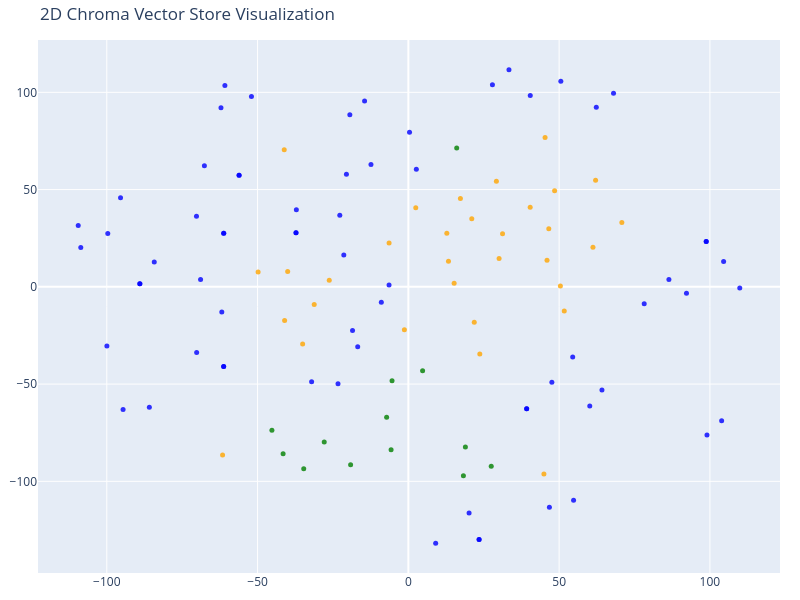

The cell this chart's notebook holds for it:
### Code cell
# ¡A los humanos nos resulta más fácil visualizar las cosas en 2D!
# Reduce la dimensionalidad de los vectores a 2D utilizando t-SNE
# (incrustación estocástica de vecinos con distribución t)

tsne = TSNE(n_components=2, random_state=42)
reduced_vectors = tsne.fit_transform(vectors)

# Create the 2D scatter plot
fig = go.Figure(data=[go.Scatter(
    x=reduced_vectors[:, 0],
    y=reduced_vectors[:, 1],
    mode='markers',
    marker=dict(size=5, color=colors, opacity=0.8),
    text=[f"Type: {t}<br>Text: {d[:100]}..." for t, d in zip(doc_types, documents)],
    hoverinfo='text'
)])

fig.update_layout(title='2D Chroma Vector Store Visualization',
    scene=dict(xaxis_title='x',yaxis_title='y'),
    width=800,
    height=600,
    margin=dict(r=20, b=10, l=10, t=40)
)

fig.show()

### Figure 1 — Plotly figure (JSON) as saved in the notebook; plotly's stock layout.template omitted (floating-point values rounded to 4 significant figures)
{"data": [{"hoverinfo": "text", "marker": {"color": ["orange", "orange", "orange", "orange", "orange", "orange", "orange", "orange", "orange", "orange", "orange", "orange", "orange", "orange", "orange", "orange", "orange", "orange", "orange", "orange", "orange", "orange", "orange", "orange", "orange", "orange", "orange", "orange", "orange", "orange", "orange", "orange", "green", "green", "green", "green", "green", "green", "green", "green", "green", "green", "green", "green", "green", "blue", "blue", "blue", "blue", "blue", "blue", "blue", "blue", "blue", "blue", "blue", "blue", "blue", "blue", "blue", "blue", "blue", "blue", "blue", "blue", "blue", "blue", "blue", "blue", "blue", "blue", "blue", "blue", "blue", "blue", "blue", "blue", "blue", "blue", "blue", "blue", "blue", "blue", "blue", "blue", "blue", "blue", "blue", "blue", "blue", "blue", "blue", "blue", "blue", "blue", "blue", "blue", "blue", "blue", "blue", "blue", "blue", "blue", "blue", "blue", "blue", "blue", "blue", "blue", "blue", "blue", "blue", "blue"], "opacity": 0.8, "size": 5}, "mode": "markers", "text": ["Type: compañia<br>Text: # Empleo en AgroLLM\n\n## ¿Por qué unirte a AgroLLM?\n\nEn AgroLLM no solo desarrollamos software: estam...", "Type: compañia<br>Text: Tras alcanzar un pico de 200 empleados en 2020 con presencia en todo el archipiélago, realizamos una...", "Type: compañia<br>Text: ### Nuestra Cultura\n\nVivimos bajo nuestros valores fundamentales cada día:\n\n- **Innovación en el Cam...", "Type: compañia<br>Text: ### Qué Ofrecemos\n\n- Salario competitivo en el sector tecnológico español con posibilidad de incenti...", "Type: compañia<br>Text: ## Oportunidades Actuales\n\n### Ingeniería y Sistemas de IA\n\n**Ingeniero/a Senior Full Stack (Django ...", "Type: compañia<br>Text: **Ingeniero/a de Software Backend (Especialista en RAG / LangChain)** - Santa Cruz de Tenerife / Las...", "Type: compañia<br>Text: **Ingeniero/a DevOps / Cloud SRE** - Santa Cruz de Tenerife / Remoto\n\n- Gestionar nuestra infraestru...", "Type: compañia<br>Text: **Ingeniero/a de Datos (Data Engineer)** - Las Palmas de Gran Canaria / Remoto\n\n- Diseñar y automati...", "Type: compañia<br>Text: ### Producto y Éxito del Cliente\n\n**Product Manager (AgTech SaaS)** - Santa Cruz de Tenerife / Remot...", "Type: compañia<br>Text: **Key Account Manager / Desarrollo de Negocio B2B** - Las Palmas de Gran Canaria / Arrecife (Lanzaro...", "Type: compañia<br>Text: ## Cómo inscribirse\n\nVisita nuestro portal de empleo en [careers.agrollm.com](https://www.google.com...", "Type: compañia<br>Text: # Cultura de AgroLLM\n\n## Declaración de Visión\n\nRevolucionar el sector agropecuario mediante tecnolo...", "Type: compañia<br>Text: ## Valores Fundamentales\n\n### Innovación en el Campo (Innovation First)\n\nDesafiamos los métodos trad...", "Type: compañia<br>Text: ### Transparencia y Rigor Técnico\n\nOperamos bajo el principio de la máxima fiabilidad en la informac...", "Type: compañia<br>Text: ## Propuesta de Valor para el Empleado (EVP)\n\n**Construye el futuro del AgTech con un equipo técnico...", "Type: compañia<br>Text: - **Impacto de Alto Valor**: Tu código y tus modelos de datos moldearán productos que optimizan 32 g...", "Type: compañia<br>Text: - **Compensación Competitiva**: Salario líder en el sector tecnológico español, posibilidad de incen...", "Type: compañia<br>Text: # Descripción General de AgroLLM\n\nAgroLLM es una firma innovadora de tecnología agrícola (AgTech) qu...", "Type: compañia<br>Text: ### Módulos Técnicos y de Campo\n\n- **FitoLLM (Sanidad Vegetal)**: módulo basado en visión por comput...", "Type: compañia<br>Text: ### Módulos Económicos y de Infraestructura\n\n- **MercaLLM (Marketplace Agrícola)**: mercado digital ...", "Type: compañia<br>Text: ## Escala e Impacto\n\nA pesar de contar con un equipo compacto, AgroLLM ha consolidado un portafolio ...", "Type: compañia<br>Text: ## Desglose del Portafolio de Clientes\n\nLos 32 contratos activos de AgroLLM abarcan todo el espectro...", "Type: compañia<br>Text: - **Gestión de Precios y Mercados (PrecioLLM)**: 7 contratos comerciales con federaciones de exporta...", "Type: compañia<br>Text: - **Especialización en Fruta Subtropical (FrutaLLM)**: 3 contratos con las mayores organizaciones de...", "Type: compañia<br>Text: # Sobre AgroLLM\n\nAgroLLM fue fundada por Samuel Lorenzo en 2020 como una startup de tecnología agríc...", "Type: compañia<br>Text: Para el año 2026, AgroLLM había alcanzado un pico de 200 empleados con 12 oficinas distribuidas por ...", "Type: compañia<br>Text: Sin embargo, la complejidad operativa de mantener tantas sedes físicas y el desafío de la alfabetiza...", "Type: compañia<br>Text: en Santa Cruz de Tenerife, junto con pequeñas oficinas satélite en mercados clave y zonas de medianí...", "Type: compañia<br>Text: ## Ecosistema Actual de 8 Plataformas\n\nDesde la reestructuración, AgroLLM continuó innovando, expand...", "Type: compañia<br>Text: - **PrecioLLM (Mercados y Costes)**: Un sistema que procesa los boletines semanales de precios en or...", "Type: compañia<br>Text: - **AguaLLM (Gestión Hídrica)**: Una plataforma de optimización hídrica para calcular la necesidad d...", "Type: compañia<br>Text: La técnica de sus nuevos módulos de Inteligencia Artificial, AgroLLM consiguió dar servicio desde el...", "Type: empleados<br>Text: # Alejandro Castro\n\n## Resumen\n\n-   **Fecha de nacimiento:** 24 de junio de 1981\n-   **Puesto:** Ing...", "Type: empleados<br>Text: ## Progresión de carrera en la Cooperativa\n\n-  **Marzo 2012 - Presente:** Director Técnico de Campo....", "Type: empleados<br>Text: ## Historial de rendimiento anual\n\n-   **2023:** Calificación: 4.8/5. Excelente integración con el e...", "Type: empleados<br>Text: # Alejandro Herrera\n\n## Resumen\n\n-   **Fecha de nacimiento:** 11 de noviembre de 1988\n-   **Puesto:*...", "Type: empleados<br>Text: ## Progresión de carrera en la Cooperativa\n\n-   **Septiembre 2018 - Presente:** Responsable de Contr...", "Type: empleados<br>Text: # Alejandro Toledo\n\n## Resumen\n\n-   **Fecha de nacimiento:** 3 de mayo de 1985\n-   **Puesto:** Direc...", "Type: empleados<br>Text: ## Historial de rendimiento anual\n\n-   **2023:** Calificación: 4.9/5. Logró recuperar el 100% de los...", "Type: empleados<br>Text: # Alicia Lancaster\n## Resumen\n\n-   **Fecha de nacimiento:** 14 de marzo de 1994\n-   **Puesto:** Gest...", "Type: empleados<br>Text: ## Historial de rendimiento anual\n\n-  **2023:** Calificación: 4.6/5. Redujo los tiempos de procesami...", "Type: empleados<br>Text: # Jose Arcadio Lorenzo\n\n## Resumen\n\n-   **Fecha de nacimiento:** 8 de mayo de 1781\n-   **Condición:*...", "Type: empleados<br>Text: ## Perfil y Explotación Agrícola\n\n-   **Variedad de Cultivo:** Plátano de Canarias (principalmente c...", "Type: empleados<br>Text: ## Historial de Entregas y Rendimiento (Campañas Recientes)\n\n-   **Campaña 2023:** - **Volumen Total...", "Type: empleados<br>Text: ## Notas de Interacción y Gestión Digital\n\n-   **Nivel de Adopción Tecnológica:** Medio-Alto. Utiliz...", "Type: productos<br>Text: # AguaLLM\n\n## Resumen de la plataforma\n\nAguaLLM es la plataforma de gestión hídrica y optimización ...", "Type: productos<br>Text: ## Características principales\n\n### 1. Calculadora inteligente de evapotranspiración (ETc)\n\nUn motor...", "Type: productos<br>Text: ### 3. Módulo de gestión de suelos volcánicos y \"picón\"\n\nUn sistema de recomendación adaptado a las ...", "Type: productos<br>Text: ### 5. Optimización de redes de riego por goteo y aspersión\n\nManuales técnicos y esquemas de ingenie...", "Type: productos<br>Text: ### 7. Integración con el cuaderno de campo digital (SIEX)\n\nConexión directa con la normativa del cu...", "Type: productos<br>Text: ### 9. Simulador de eficiencia energética en bombeos\n\nHerramienta analítica que evalúa los costes el...", "Type: productos<br>Text: - **Plan Heredamiento / Comunidad Local:** 6.000 €/mes para comunidades de regantes tradicionales u ...", "Type: productos<br>Text: ## Hoja de ruta de desarrollo (roadmap)\n\nLa hoja de ruta tecnológica de AguaLLM contempla los siguie...", "Type: productos<br>Text: - **Q2 2025:** lanzamiento de AguaLLM versión 1.0 con el motor RAG core para consultas regulatorias ...", "Type: productos<br>Text: - **Q4 2027:** adaptación y expansión de la plataforma a cuencas hidrográficas de la península ibéri...", "Type: productos<br>Text: > AguaLLM transforma la gestión del agua de un desafío diario de supervivencia a una ciencia exacta,...", "Type: productos<br>Text: # PrecioLLM\n\n## Resumen de la plataforma\n\n**PrecioLLM** es la plataforma de análisis económico y ges...", "Type: productos<br>Text: ## Características principales\n\n### 1. Motor de ingesta multimodal de boletines de precios\n\nUna avan...", "Type: productos<br>Text: ### 3. Módulo de análisis de costes de insumos (fertilizantes y energía)\n\nCapacidades especializadas...", "Type: productos<br>Text: ### 5. Evaluación de explotaciones de cultivo subtropical (aguacate y plátano)\n\nModelos avanzados de...", "Type: productos<br>Text: ### 7. Cuadro de mando de gestión del margen comercial (cooperativas)\n\nMétricas avanzadas a nivel de...", "Type: productos<br>Text: ### 9. Integración con el módulo de subvenciones (PoseiLLM / PAC)\n\nConexión directa con el asistente...", "Type: productos<br>Text: - **Plan Cooperativa Local:** 6.000 €/mes para cooperativas agrícolas regionales u Oficinas de Exten...", "Type: productos<br>Text: *Todos los planes incluyen los servicios iniciales de despliegue, la indexación de los históricos de...", "Type: productos<br>Text: - **Q2 2025:** lanzamiento de PrecioLLM v1.0 con el motor RAG core para consulta de boletines de pre...", "Type: productos<br>Text: - **Q4 2027:** expansión del producto al mercado peninsular español e internacionalización del softw...", "Type: productos<br>Text: > PrecioLLM dota a los técnicos y gestores del sector primario de la capacidad de defender el valor ...", "Type: productos<br>Text: # PrecioLLM\n\n## Resumen de la plataforma\n\n**PrecioLLM** es la plataforma de análisis económico y ges...", "Type: productos<br>Text: ## Características principales\n\n### 1. Motor de ingesta multimodal de boletines de precios\n\nUna avan...", "Type: productos<br>Text: ### 3. Módulo de análisis de costes de insumos (fertilizantes y energía)\n\nCapacidades especializadas...", "Type: productos<br>Text: ### 5. Evaluación de explotaciones de cultivo subtropical (aguacate y plátano)\n\nModelos avanzados de...", "Type: productos<br>Text: ### 7. Cuadro de mando de gestión del margen comercial (cooperativas)\n\nMétricas avanzadas a nivel de...", "Type: productos<br>Text: ### 9. Integración con el módulo de subvenciones (PoseiLLM / PAC)\n\nConexión directa con el asistente...", "Type: productos<br>Text: - **Plan Cooperativa Local:** 6.000 €/mes para cooperativas agrícolas regionales u Oficinas de Exten...", "Type: productos<br>Text: *Todos los planes incluyen los servicios iniciales de despliegue, la indexación de los históricos de...", "Type: productos<br>Text: - **Q2 2025:** lanzamiento de PrecioLLM v1.0 con el motor RAG core para consulta de boletines de pre...", "Type: productos<br>Text: - **Q4 2027:** expansión del producto al mercado peninsular español e internacionalización del softw...", "Type: productos<br>Text: > PrecioLLM dota a los técnicos y gestores del sector primario de la capacidad de defender el valor ...", "Type: productos<br>Text: # PoseiLLM\n\n## Resumen de la plataforma...", "Type: productos<br>Text: PoseiLLM es la plataforma de inteligencia jurídica y gestión de subvenciones de nivel empresarial de...", "Type: productos<br>Text: ## Características principales\n\n### 1. Motor RAG normativo avanzado (PAC y POSEI)\n\nUn sistema de rec...", "Type: productos<br>Text: ### 3. Trazabilidad estricta y citación automática de fuentes\n\nPara garantizar la seguridad jurídica...", "Type: productos<br>Text: ### 5. Intérprete multimodal de formularios y fichas catastrales (SIGPAC)\n\nCapacidades de visión por...", "Type: productos<br>Text: ### 7. Optimizador de expedientes y alertas de concurrencia\n\nCuadro de mando analítico para gestoría...", "Type: productos<br>Text: ### 9. Simulador de impacto financiero de modificaciones de cultivo\n\nUn motor de simulación para que...", "Type: productos<br>Text: - **Plan Oficina Rural / Asesoría:** 6.000 €/mes para gestorías agrarias, cooperativas locales u Ofi...", "Type: productos<br>Text: - **Plan Institucional / Gran Consorcio:** precio personalizado bajo cotización para consejos insula...", "Type: productos<br>Text: *Todos los planes contemplan los servicios iniciales de configuración, la pre-carga e indexación de ...", "Type: productos<br>Text: - **Q2 2025:** lanzamiento de PoseiLLM versión 1.0 con el motor RAG core de texto para consultas de ...", "Type: productos<br>Text: - **Q4 2027:** expansión del producto para dar cobertura completa a los regímenes POSEI del resto de...", "Type: productos<br>Text: > PoseiLLM transforma la compleja y farragosa burocracia comunitaria en una herramienta clara, rápid...", "Type: productos<br>Text: # PrecioLLM\n\n## Resumen de la plataforma...", "Type: productos<br>Text: PrecioLLM es la plataforma de análisis económico y gestión de mercados de nivel empresarial de AgroL...", "Type: productos<br>Text: ## Características principales\n\n### 1. Motor de ingesta multimodal de boletines de precios\n\nUna avan...", "Type: productos<br>Text: ### 3. Módulo de análisis de costes de insumos (fertilizantes y energía)\n\nCapacidades especializadas...", "Type: productos<br>Text: ### 5. Evaluación de explotaciones de cultivo subtropical (aguacate y plátano)\n\nModelos avanzados de...", "Type: productos<br>Text: ### 7. Cuadro de mando de gestión del margen comercial (cooperativas)\n\nMétricas avanzadas a nivel de...", "Type: productos<br>Text: ### 9. Integración con el módulo de subvenciones (PoseiLLM / PAC)\n\nConexión directa con el asistente...", "Type: productos<br>Text: - **Plan Cooperativa Local:** 6.000 €/mes para cooperativas agrícolas regionales u Oficinas de Exten...", "Type: productos<br>Text: *Todos los planes incluyen los servicios iniciales de despliegue, la indexación de los históricos de...", "Type: productos<br>Text: - **Q2 2025:** lanzamiento de PrecioLLM versión 1.0 con el motor RAG de texto básico para la consult...", "Type: productos<br>Text: - **Q2 2027:** introducción de herramientas avanzadas de modelización del riesgo de transición climá...", "Type: productos<br>Text: > PrecioLLM dota a los técnicos y gestores del sector primario de la capacidad de defender el valor ...", "Type: productos<br>Text: # RiegoLLM\n\n## Resumen de la plataforma\n\n**RiegoLLM** es la plataforma de gestión hídrica y optimiza...", "Type: productos<br>Text: ## Características principales\n\n### 1. Calculadora inteligente de evapotranspiración (ETc)\n\nUn motor...", "Type: productos<br>Text: ### 3. Módulo de gestión de suelos volcánicos y \"picón\"\n\nUn sistema de recomendación adaptado a las ...", "Type: productos<br>Text: ### 5. Optimización de redes de riego por goteo y aspersión\n\nManuales técnicos y esquemas de ingenie...", "Type: productos<br>Text: ### 7. Integración con el cuaderno de campo digital (CEX)\n\nConexión directa con la normativa del cua...", "Type: productos<br>Text: - **Plan Heredamiento / Comunidad Local:** 6.000 €/mes para comunidades de regantes tradicionales u ...", "Type: productos<br>Text: ## Hoja de ruta de desarrollo (roadmap)\n\nLa hoja de ruta tecnológica de RiegoLLM contempla los sigui...", "Type: productos<br>Text: - **Q2 2025:** lanzamiento de RiegoLLM v1.0 con el motor RAG core para consultas regulatorias de agu...", "Type: productos<br>Text: - **Q4 2027:** adaptación y expansión de la plataforma a cuencas hidrográficas de la península ibéri...", "Type: productos<br>Text: > RiegoLLM transforma la gestión del agua de un desafío diario de supervivencia a una ciencia exacta..."], "type": "scatter", "x": [48.5, 15.18, 21.03, 45.98, 50.42, 51.71, 23.69, 21.85, 61.22, 70.8, 62.09, 31.23, 12.76, 17.26, 13.3, 46.57, 30.09, 40.4, -35.06, -49.82, 2.458, -6.388, -26.23, -41.04, -31.22, 44.95, 29.19, -61.61, 45.34, -40.02, -1.32, -41.16, -41.53, 4.725, 18.25, -34.7, -5.729, -19.15, 27.48, -27.9, 18.91, -45.25, -5.411, -7.206, 16.03, -8.965, -23.33, -16.8, -14.51, -12.4, -95.45, 92.23, 68.04, 64.19, 54.79, -85.89, -56.13, -61.25, -89.05, -99.68, -61.24, -37.26, 98.78, 27.88, 39.23, 23.46, -52.03, -56.13, -61.25, -89.05, -109.5, -61.24, -37.26, 98.78, 33.36, 39.23, 23.46, -60.84, 99.03, -21.41, -68.91, 0.3869, -61.87, 2.648, -22.73, 109.9, 78.21, 50.56, 54.5, 9.059, -99.97, 103.9, -67.64, -70.21, -84.27, -108.6, -70.26, -37.14, 104.5, 40.42, 47.59, 20.13, -62.14, -6.399, -32.08, -18.52, -19.41, -20.54, 86.4, 62.32, 60.15, 46.77, -94.61], "y": [49.4, 1.887, 35.06, 13.64, 0.3921, -12.41, -34.55, -18.18, 20.36, 33.09, 54.82, 27.35, 27.55, 45.46, 13.17, 29.89, 14.52, 40.95, -29.33, 7.574, 40.64, 22.57, 3.344, -17.29, -9.105, -96.26, 54.26, -86.43, 76.83, 7.872, -22.1, 70.52, -85.88, -43.17, -97.17, -93.53, -83.76, -91.44, -92.3, -79.73, -82.34, -73.67, -48.34, -67.05, 71.36, -7.962, -49.84, -30.78, 95.6, 62.85, 45.83, -3.236, 99.56, -53.02, -109.8, -61.89, 57.42, -40.97, 1.57, 27.46, 27.55, 27.87, 23.36, 103.9, -62.73, -129.9, 97.89, 57.42, -40.97, 1.57, 31.6, 27.55, 27.87, 23.36, 111.6, -62.73, -129.9, 103.5, -76.18, 16.4, 3.806, 79.42, -12.92, 60.48, 36.75, -0.5378, -8.75, 105.7, -36.09, -131.8, -30.48, -68.8, 62.19, -33.74, 12.74, 20.26, 36.33, 39.57, 13.02, 98.38, -49.01, -116.3, 92.08, 0.9262, -48.78, -22.48, 88.44, 57.92, 3.797, 92.35, -61.32, -113.4, -63.08]}], "layout": {"height": 600, "margin": {"b": 10, "l": 10, "r": 20, "t": 40}, "scene": {"xaxis": {"title": {"text": "x"}}, "yaxis": {"title": {"text": "y"}}}, "title": {"text": "2D Chroma Vector Store Visualization"}, "width": 800}}
